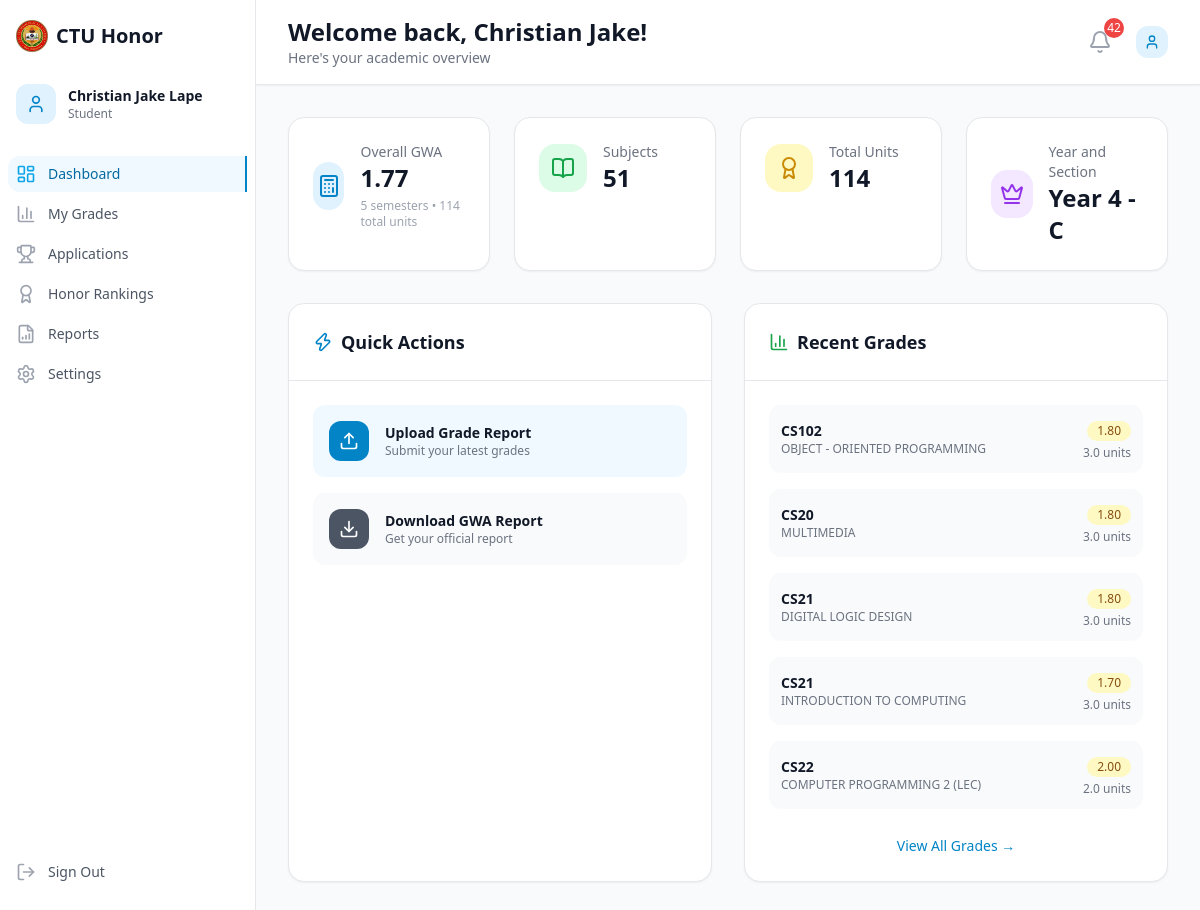
Page /student/dashboard.php (signed in) on the committed database.
### tables this page shows
CREATE TABLE `users` (
  `id` int NOT NULL COMMENT 'Unique user identifier',
  `student_id` varchar(255) DEFAULT NULL,
  `email` varchar(100) NOT NULL COMMENT 'User email address (login credential)',
  `password` varchar(255) NOT NULL COMMENT 'Hashed password using password_hash()',
  `first_name` varchar(50) NOT NULL COMMENT 'User first name',
  `last_name` varchar(50) NOT NULL COMMENT 'User last name',
  `middle_name` varchar(50) DEFAULT NULL COMMENT 'User middle name (optional)',
  `role` enum('student','adviser','chairperson') NOT NULL DEFAULT 'student',
  `department` varchar(100) DEFAULT NULL COMMENT 'Academic department (e.g., Computer Science)',
  `college` varchar(100) DEFAULT NULL COMMENT 'College (e.g., College of Technology)',
  `course` varchar(150) DEFAULT NULL COMMENT 'Course/Program',
  `major` varchar(100) DEFAULT NULL COMMENT 'Major/Specialization',
  `year_level` int DEFAULT NULL COMMENT 'Student year level (1-4, null for non-students)',
  `section` varchar(100) DEFAULT NULL COMMENT 'Student/Adviser sections (JSON array or single value)',
  `contact_number` varchar(15) DEFAULT NULL COMMENT 'Phone/mobile number',
  `address` text COMMENT 'Complete address',
  `status` enum('active','inactive','suspended') DEFAULT 'active' COMMENT 'Account status',
  `email_verified` tinyint(1) DEFAULT '0' COMMENT 'Email verification status',
  `last_login` timestamp NULL DEFAULT NULL COMMENT 'Last login timestamp',
  `created_at` timestamp NULL DEFAULT CURRENT_TIMESTAMP COMMENT 'Account creation date',
  `updated_at` timestamp NULL DEFAULT CURRENT_TIMESTAMP ON UPDATE CURRENT_TIMESTAMP COMMENT 'Last update date',
  `program_id` int DEFAULT NULL
);

CREATE TABLE `grades` (
  `id` int NOT NULL COMMENT 'Unique grade record identifier',
  `submission_id` int NOT NULL COMMENT 'Reference to grade submission',
  `subject_code` varchar(20) NOT NULL COMMENT 'Subject code (e.g., CS101, MATH201)',
  `subject_name` varchar(150) NOT NULL COMMENT 'Full subject name',
  `units` decimal(3,1) NOT NULL COMMENT 'Credit units (e.g., 3.0, 1.5)',
  `grade` decimal(3,2) NOT NULL COMMENT 'Numerical grade (e.g., 1.25, 2.50)',
  `letter_grade` varchar(5) DEFAULT NULL COMMENT 'Letter equivalent (A, B+, etc.)',
  `remarks` varchar(50) DEFAULT NULL COMMENT 'PASSED, FAILED, INC, etc.',
  `semester_taken` varchar(50) DEFAULT NULL,
  `instructor_name` varchar(100) DEFAULT NULL COMMENT 'Subject instructor',
  `created_at` timestamp NULL DEFAULT CURRENT_TIMESTAMP COMMENT 'Record creation date'
);

### student/dashboard.php (the view, shortened to what the rows shown need)
<?php
$database = new Database();
$db = $database->getConnection();
$user_id = $_SESSION['user_id'];
$all_grades_query = "
    SELECT g.*, ap.period_name, gs.academic_period_id
    FROM grades g
    JOIN grade_submissions gs ON g.submission_id = gs.id
    JOIN academic_periods ap ON gs.academic_period_id = ap.id
    WHERE gs.user_id = :user_id
    AND gs.status = 'processed'
    ORDER BY ap.school_year DESC, ap.semester DESC, g.subject_code ASC
";
$all_grades_stmt = $db->prepare($all_grades_query);
$all_grades_stmt->bindParam(':user_id', $user_id);
$all_grades_stmt->execute();
$grades = $all_grades_stmt->fetchAll(PDO::FETCH_ASSOC);
$user_data = (new User($db))->findById($user_id);
?>
<!DOCTYPE html>
<html lang="en">
<head>
    <script src="https://cdn.tailwindcss.com"></script>
</head>
<body class="bg-gray-50">
    <div class="flex h-screen">
        <div class="flex flex-col flex-1 overflow-hidden">
            <header class="bg-white shadow-sm border-b border-gray-200">
                <div class="flex items-center justify-between px-4 py-4 sm:px-6 lg:px-8">
                    <div class="flex items-center">
                        <div class="ml-4 md:ml-0">
                            <h1 class="text-2xl font-bold text-gray-900">Welcome back, <?php echo $_SESSION['first_name']; ?>!</h1>
                        </div>
                    </div>
                </div>
            </header>
            <main class="flex-1 overflow-y-auto">
                <div class="p-4 sm:p-6 lg:p-8">
                    <div class="grid grid-cols-1 md:grid-cols-2 lg:grid-cols-4 gap-6 mb-8">
                        <div class="bg-white rounded-2xl shadow-sm border border-gray-200 p-6 hover:shadow-md transition-shadow">
                            <div class="flex items-center">
                                <div class="ml-4">
                                    <p class="text-sm font-medium text-gray-500">Year and Section</p>
                                    <p class="text-2xl font-bold text-gray-900">
                                        <?php echo $user_data['year_level'] ? 'Year ' . $user_data['year_level'] : 'N/A'; ?><?php echo $user_data['section'] ? ' - ' . htmlspecialchars($user_data['section']) : ''; ?>
                                    </p>
                                </div>
                            </div>
                        </div>
                    </div>
                    <div class="grid grid-cols-1 lg:grid-cols-2 gap-8">
                        <div class="bg-white rounded-2xl shadow-sm border border-gray-200">
                            <div class="p-6">
                                <?php if (empty($grades)): ?>
                                    <div class="text-center py-8">
                                        <i data-lucide="inbox" class="w-12 h-12 text-gray-300 mx-auto mb-4"></i>
                                        <h4 class="text-lg font-medium text-gray-900 mb-2">No grades uploaded yet</h4>
                                        <p class="text-gray-500 mb-4">Upload your grade report to see your subjects and grades here.</p>
                                        <a href="upload-grades.php" class="bg-primary-600 hover:bg-primary-700 text-white px-4 py-2 rounded-xl text-sm font-medium transition-colors">
                                            Upload Now
                                        </a>
                                    </div>
                                <?php else: ?>
                                    <div class="space-y-4">
                                        <?php foreach (array_slice($grades, 0, 5) as $grade): ?>
                                            <div class="flex items-center justify-between p-3 bg-gray-50 rounded-xl">
                                                <div>
                                                    <p class="text-sm font-semibold text-gray-900"><?php echo htmlspecialchars($grade['subject_code']); ?></p>
                                                    <p class="text-xs text-gray-500"><?php echo htmlspecialchars($grade['subject_name']); ?></p>
                                                </div>
                                                <div class="text-right">
                                                    <span class="inline-flex items-center px-2.5 py-0.5 rounded-full text-xs font-medium <?php echo $grade['grade'] <= 1.5 ? 'bg-green-100 text-green-800' : ($grade['grade'] <= 2.0 ? 'bg-yellow-100 text-yellow-800' : 'bg-gray-100 text-gray-800'); ?>">
                                                        <?php echo $grade['grade']; ?>
                                                    </span>
                                                    <p class="text-xs text-gray-500 mt-1"><?php echo $grade['units']; ?> units</p>
                                                </div>
                                            </div>
                                        <?php endforeach; ?>
                                    </div>
                                <?php endif; ?>
                            </div>
                        </div>
                    </div>
                </div>
            </main>
        </div>
    </div>
</body>
</html>

### rows in the picture
users: year_level "4", section "C"
grades: subject_code "CS102", subject_name "OBJECT - ORIENTED PROGRAMMING", grade "1.80", units "3.0"
grades: subject_code "CS20", subject_name "MULTIMEDIA", grade "1.80", units "3.0"
grades: subject_code "CS21", subject_name "DIGITAL LOGIC DESIGN", grade "1.80", units "3.0"
grades: subject_code "CS21", subject_name "INTRODUCTION TO COMPUTING", grade "1.70", units "3.0"
grades: subject_code "CS22", subject_name "COMPUTER PROGRAMMING 2 (LEC)", grade "2.00", units "2.0"

### other values in the picture
$_SESSION['first_name'] "Christian Jake"
$_SESSION['last_name'] "Lape"
$unread_count "42"
formatGWA($overall_gwa_data['gwa']) "1.77"
$overall_gwa_data['periods_count'] "5"
$overall_gwa_data['total_units'] "114"
count($grades) "51"
